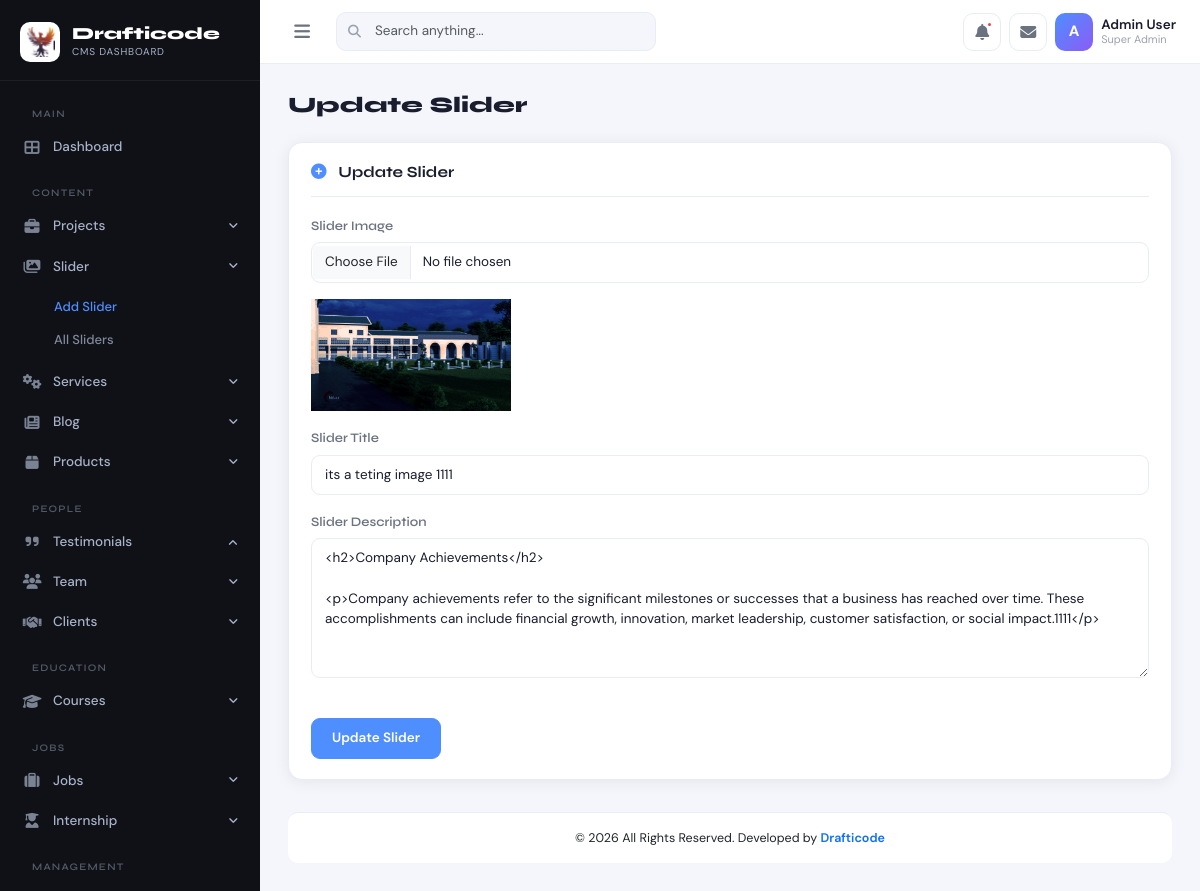
The app's page /admin-dashboard/addslider.php?action=edit_slider&id=1 with its own data.
### tables this page shows
CREATE TABLE `slider` (
  `id` int(11) NOT NULL,
  `title` varchar(256) NOT NULL,
  `image` varchar(256) NOT NULL,
  `description` varchar(3000) NOT NULL
);

### admin-dashboard/addslider.php (the view, shortened to what this page needs)
<?php
include 'connection/config.php';
$editMode = isset($_GET['action']) && $_GET['action'] == 'edit_slider';
$row = [];
if ($editMode && isset($_GET['id'])) {
  $id = (int)$_GET['id'];
  $stmt = $pdo->prepare("SELECT * FROM slider WHERE id=?");
  $stmt->execute([$id]);
  $row = $stmt->fetch(PDO::FETCH_ASSOC);
}
?>
<!DOCTYPE html>
<html lang="en">
<head>
  <link rel="stylesheet" href="https://cdnjs.cloudflare.com/ajax/libs/font-awesome/6.5.1/css/all.min.css">
  <link rel="stylesheet" href="https://cdnjs.cloudflare.com/ajax/libs/bootstrap/5.3.2/css/bootstrap.min.css">
  <link rel="stylesheet" href="assets/css/admin.css">
</head>
<body>
  <?php include 'common/sidebar.php' ?>
  <?php include 'common/topbar.php' ?>
  <div id="main-content">
    <div class="page-header">
      <h1 class="page-title"><?= $editMode ? 'Update Slider' : 'Add Slider' ?></h1>
    </div>
    <div class="row justify-content-center">
      <div class="col-lg-12">
        <div class="admin-card">
          <div class="section-header">
            <h3 class="section-title">
              <i class="fas fa-plus-circle me-2 text-primary-custom"></i>
              <?= $editMode ? 'Update Slider' : 'Add New Slider' ?>
            </h3>
          </div>
          <form action="function.php" method="POST" enctype="multipart/form-data">
            <div class="row g-3">
              <div class="col-12">
                <label class="form-label">Slider Image</label>
                <input type="file" name="image" class="form-control" id="imageUpload">
                <div class="mt-3" id="preview">
                  <?php if ($editMode && !empty($row['image'])): ?>
                    <img src="../upload/<?= $row['image'] ?>" width="200">
                  <?php endif; ?>
                </div>
              </div>
              <div class="col-md-12">
                <label class="form-label">Slider Title</label>
                <input type="text"
                  class="form-control"
                  name="title"
                  required
                  value="<?= $editMode ? htmlspecialchars($row['title']) : '' ?>">
              </div>
              <div class="col-12">
                <div class="mb-3">
                  <label class="form-label">Slider Description</label>
                  <textarea
                    id="description"
                    class="form-control"
                    name="description"
                    rows="5"
                    style="min-height:140px"><?= $editMode ? htmlspecialchars($row['description'] ?? '') : '' ?></textarea>
                </div>
              </div>
              <div class="mt-4">
                <button type="submit"
                  name="<?= $editMode ? 'update_slider' : 'add_slider' ?>"
                  class="btn btn-primary">
                  <?= $editMode ? 'Update Slider' : 'Add Slider' ?>
                </button>
              </div>
          </form>
        </div>
      </div>
    </div>
  </div>
  <?php include 'common/footer.php' ?>
</body>
</html>

### admin-dashboard/assets/css/admin.css (style rules this page uses)
:root { --sidebar-width: 260px; --sidebar-bg: #0f1117; --sidebar-text: #a8b2c8; --sidebar-active: #ffffff; --sidebar-hover-bg: rgba(255,255,255,0.06); --sidebar-accent: #4f8eff; --topbar-height: 64px; --topbar-bg: #ffffff; --body-bg: #f4f6fb; --card-bg: #ffffff; --card-shadow: 0 2px 16px rgba(0,0,0,0.07); --card-radius: 14px; --text-primary: #1a1d2e; --text-secondary: #6b7280; --text-muted: #9ca3af; --border-color: #e8ecf4; --accent-blue: #4f8eff; --accent-purple: #8b5cf6; --accent-green: #10b981; --accent-orange: #f59e0b; --accent-red: #ef4444; --accent-cyan: #06b6d4; --transition: all 0.22s cubic-bezier(.4,0,.2,1); }
* { box-sizing: border-box; }
body { font-family: 'DM Sans', sans-serif; background: var(--body-bg); color: var(--text-primary); margin: 0; padding: 0; min-height: 100vh; font-size: 14.5px; }
h1,h2,h3,h4,h5,h6 { font-family: 'Syne', sans-serif; font-weight: 700; }
#main-content { margin-left: var(--sidebar-width); margin-top: var(--topbar-height); padding: 28px; min-height: calc(100vh - var(--topbar-height)); transition: var(--transition); }
.page-header { display: flex; align-items: center; justify-content: space-between; margin-bottom: 24px; }
.page-title { font-family: 'Syne', sans-serif; font-size: 22px; font-weight: 800; color: var(--text-primary); margin: 0; }
.admin-card { background: var(--card-bg); border-radius: var(--card-radius); box-shadow: var(--card-shadow); border: 1px solid var(--border-color); padding: 20px 22px; }
.btn-primary { background: var(--accent-blue); border-color: var(--accent-blue); font-weight: 600; font-size: 13.5px; padding: 9px 20px; border-radius: 9px; transition: var(--transition); }
.form-label { font-size: 13px; font-weight: 600; color: var(--text-secondary); margin-bottom: 6px; font-family: 'Syne', sans-serif; }
.form-control, .form-select { border: 1.5px solid var(--border-color); border-radius: 9px; padding: 9px 13px; font-size: 13.5px; color: var(--text-primary); transition: var(--transition); background: var(--card-bg); }
textarea.form-control { min-height: 100px; resize: vertical; }
.section-header { display: flex; align-items: center; justify-content: space-between; margin-bottom: 18px; padding-bottom: 14px; border-bottom: 1px solid var(--border-color); }
.section-title { font-family: 'Syne', sans-serif; font-size: 15.5px; font-weight: 700; color: var(--text-primary); margin: 0; }
.text-primary-custom { color: var(--accent-blue) !important; }

### records on screen
slider: image (picture), title "its a teting image 1111", description "<h2>Company Achievements</h2> <p>Company achievements refer to the significant milestones or successes that a business has reached over time. These accomplishments can include financial growth, innovation, market leadership, customer satisfaction, or social impact.1111</p>"
